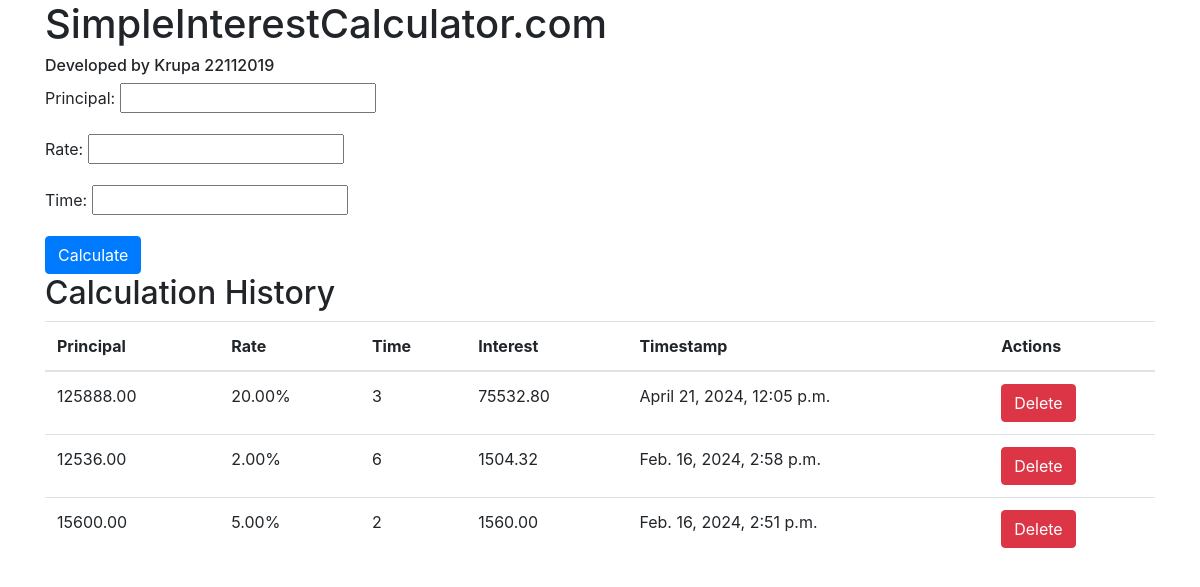
/, run on an earlier commit of the app's database.
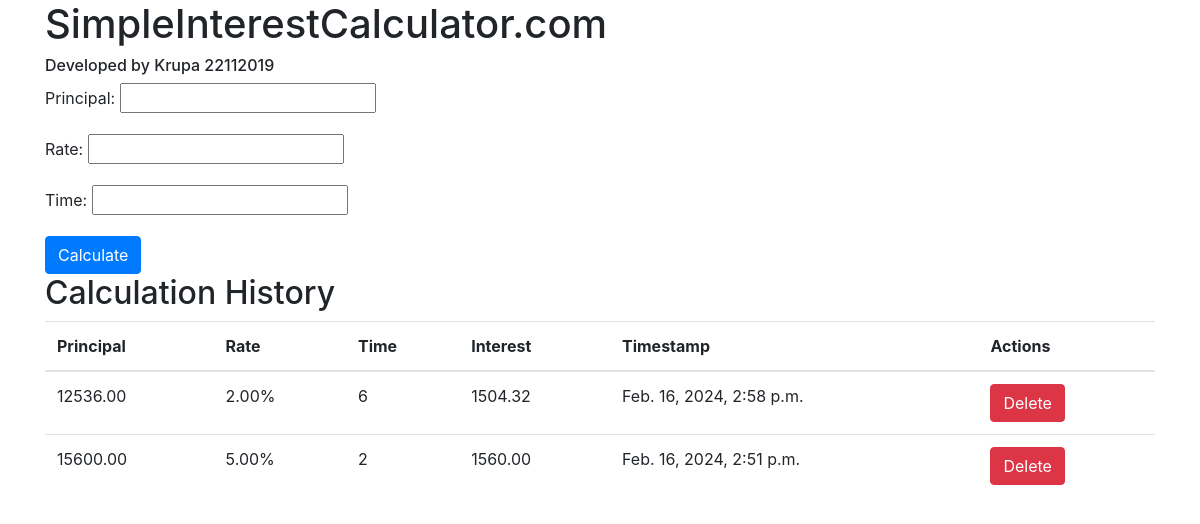
And on a later commit of the database.
### calculator/models.py (models this page shows)
class Calculation(models.Model):
    principal = models.DecimalField(max_digits=10, decimal_places=2)
    rate = models.DecimalField(max_digits=5, decimal_places=2)
    time = models.IntegerField()
    result = models.DecimalField(max_digits=10, decimal_places=2)
    timestamp = models.DateTimeField(auto_now_add=True)

### calculator/views.py (the view)
# urls.py: path('', views.index, name='index'),    # when we keep the path empty, it is going to the root url of 127.0.0.1:8000
def index(request):
    if request.method == 'POST':
        form = calculationForm(request.POST)
        if form.is_valid():
            instance = form.save(commit=False)
            instance.result = instance.principal * (instance.rate / 100) * instance.time
            instance.save()
            return redirect('index')
    else:
        form = calculationForm()
    calculations = Calculation.objects.all().order_by('-timestamp')
    return render(request, 'index.html', {'form': form, 'calculations': calculations})

### calculator/forms.py
class calculationForm(forms.ModelForm):
    class Meta:
        model=Calculation
        fields=['principal','rate','time']

### templates/index.html (shortened to what this page needs)
<!DOCTYPE html>
<html>
<head>
    <link rel="stylesheet" href="https://stackpath.bootstrapcdn.com/bootstrap/4.4.1/css/bootstrap.min.css">
</head>
<body>
    <div class="container">
        <h1>SimpleInterestCalculator.com</h1>
        <h6>Developed by Krupa 22112019</h6>
        <form method="POST">
            {{ form.as_p }}
            <button type="submit" class="btn btn-primary">Calculate</button>
        </form>
        <h2>Calculation History</h2>
        <table class="table">
            <thead>
                <tr>
                    <th>Principal</th>
                    <th>Rate</th>
                    <th>Time</th>
                    <th>Interest</th>
                    <th>Timestamp</th>
                    <th>Actions</th>
                </tr>
            </thead>
            <tbody>
                {% for calculation in calculations %}
                <tr>
                    <td>{{ calculation.principal }}</td>
                    <td>{{ calculation.rate }}%</td>
                    <td>{{ calculation.time }}</td>
                    <td>{{ calculation.result }}</td>
                    <td>{{ calculation.timestamp }}</td>
                    <td>
                        <form action="{% url 'delete_calculation' calculation.id %}" method="post">
                            <button type="submit" class="btn btn-danger">Delete</button>
                        </form>
                    </td>
                </tr>
                {% endfor %}
            </tbody>
        </table>
    </div>
</body>
</html>

What changed in the data, as far as the page shows it:
removed Calculation: principal "125888.00", rate "20.00", time "3", result "75532.80", timestamp "April 21, 2024, 12:05 p.m."
